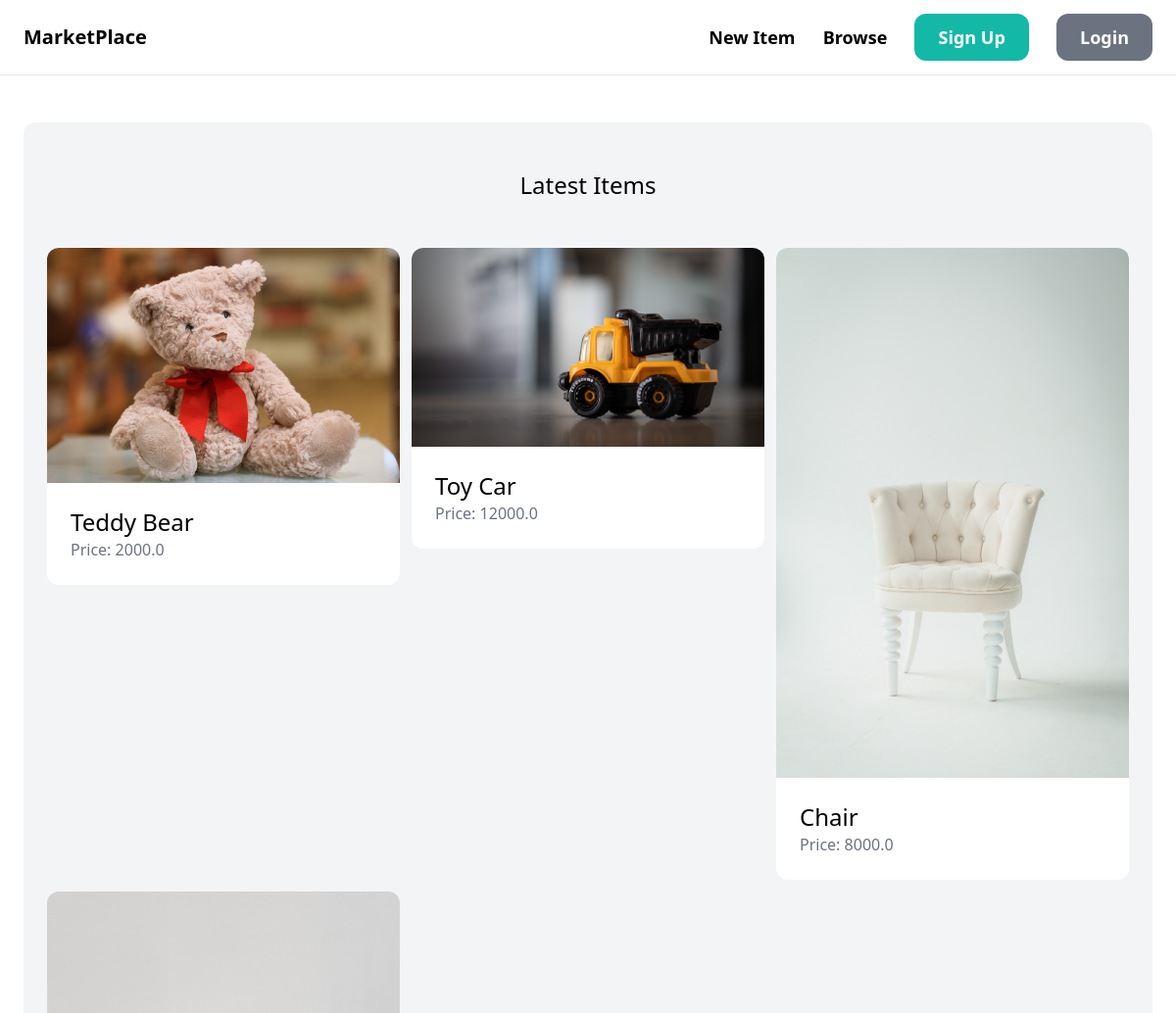
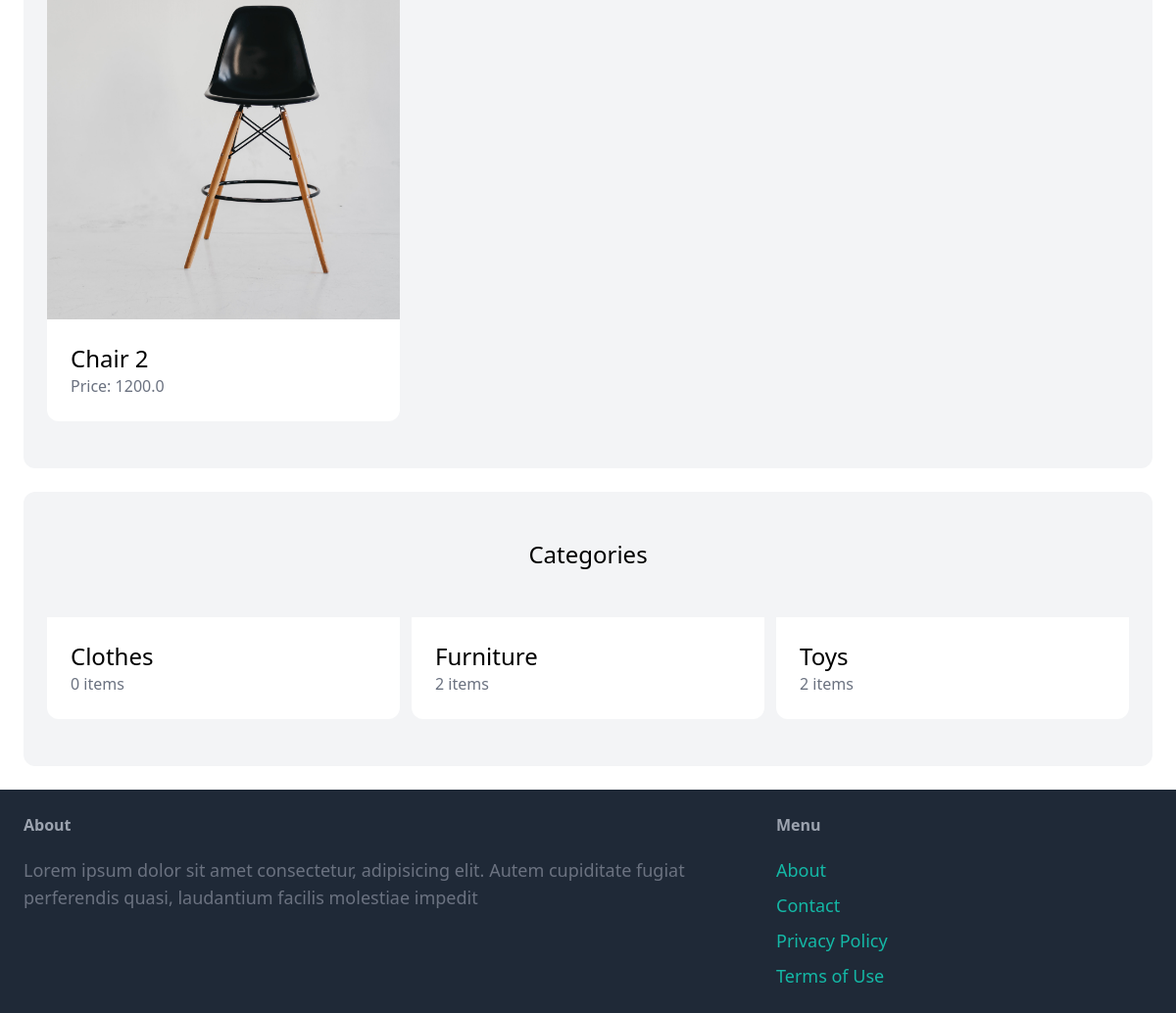
The page / on the database its author committed (2 pictures, top to bottom).
### item/models.py (models this page shows, shortened)
class Item(models.Model):
    category = models.ForeignKey(Category, related_name='items', on_delete=models.CASCADE)
    name = models.CharField(max_length=255)
    description = models.TextField(blank=True, null=True)
    price = models.FloatField()
    image = models.ImageField(upload_to='item_images', blank=True, null=True)
    is_sold = models.BooleanField(default=False)
    created_by = models.ForeignKey(User, related_name='items', on_delete=models.CASCADE)
    created_at = models.DateTimeField(auto_now_add=True)

class Category(models.Model):
    name = models.CharField(max_length=255)
    class Meta:
        ordering = ('name',)
        verbose_name_plural = 'Categories'

### core/views.py (the view)
# urls.py: path('', views.index, name='index'),
def index(request):
    items = Item.objects.filter(is_sold=False)[0:6]
    categories = Category.objects.all()
    return render(request, 'core/index.html',{
        'categories': categories,
        'items': items,
    })

### core/templates/core/index.html (shortened to what this page needs)
{% extends 'core/base.html' %}
{% block content %}
    <div class="mt-6 px-6 py-12 bg-gray-100 rounded-xl">
        <h2 class="mb-12 text-2xl text-center">Latest Items</h2>
        <div class="grid grid-cols-3 gap-3">
            {% for item in items %}
                <div>
                    <a href="{% url "item:detail" item.id %}">
                        <div>
                            <img src="{{ item.image.url }}" alt="" class="rounded-t-xl ">
                        </div>
                        <div class="p-6 bg-white rounded-b-xl">
                            <h2 class="text-2xl">{{ item.name }}</h2>
                            <p class="text-gray-500">Price: {{ item.price }}</p>
                        </div>
                    </a>
                </div>
            {% endfor %}
        </div>
    </div>
    <div class="mt-6 px-6 py-12 bg-gray-100 rounded-xl">
        <h2 class="mb-12 text-2xl text-center">Categories</h2>
        <div class="grid grid-cols-3 gap-3">
            {% for category in categories %}
                <div>
                    <a href="#">
                        <div class="p-6 bg-white rounded-b-xl">
                            <h2 class="text-2xl">{{ category.name }}</h2>
                            <p class="text-gray-500">{{ category.items.count }} items</p>
                        </div>
                    </a>
                </div>
            {% endfor %}
        </div>
    </div>
{% endblock %}

### core/templates/core/base.html (shortened to what this page needs)
<!DOCTYPE html>
<html lang="en">
<head>
    <script src="https://cdn.tailwindcss.com"></script>
</head>
<body>
    <nav class="px-6 py-6 flex justify-between items-center border-b border-gray-200">
        <a href="/" class="text-xl font-semibold">MarketPlace</a>
        <div class="space-x-6">
            <a href="{% url "item:new" %}" class="text-lg font-semibold hover:text-gray-500">New Item</a>
            <a href="{% url "item:items" %}" class="text-lg font-semibold hover:text-gray-500">Browse</a>
            {% if request.user.is_authenticated %}
                <a href="{% url "conversation:inbox" %}" class="px-6 py-3 text-lg text-white bg-teal-500 rounded-xl font-semibold hover:text-teal-700">Inbox</a>
                <a href="{% url "dashboard:index" %}" class="px-6 py-3 text-lg text-white bg-gray-500 rounded-xl font-semibold hover:text-gray-700">Dashboard</a>
            {% else %}
                <a href="{% url "core:signup" %}" class="px-6 py-3 text-lg text-white bg-teal-500 rounded-xl font-semibold hover:text-teal-700">Sign Up</a>
                <a href="{% url "core:login" %}" class="px-6 py-3 text-lg text-white bg-gray-500 rounded-xl font-semibold hover:text-gray-700">Login</a>
            {% endif %}
        </div>
    </nav>
    <div class="px-6 py-6">
        {% block content %}
        {% endblock %}
    </div>
    <footer class="px-6 py-6 flex justify-between bg-gray-800">
        <div class="w-2/3 pr-10">
            <h3 class="mb-5 font-semibold text-gray-400">About</h3>
            <p class="text-lg text-gray-500">Lorem ipsum dolor sit amet consectetur, adipisicing elit. Autem cupiditate fugiat perferendis quasi, laudantium facilis molestiae impedit</p>
        </div>
        <div class="w-1/3">
            <h3 class="mb-5 font-semibold text-gray-400">Menu</h3>
            <ul class="space-y-2">
                <li><a href="#" class="text-lg text-teal-500 hover:text-teal-700">About</a></li>
                <li><a href="{% url 'core:contact' %}" class="text-lg text-teal-500 hover:text-teal-700">Contact</a></li>
                <li><a href="#" class="text-lg text-teal-500 hover:text-teal-700">Privacy Policy</a></li>
                <li><a href="#" class="text-lg text-teal-500 hover:text-teal-700">Terms of Use</a></li>
            </ul>
        </div>
    </footer>
</body>
</html>

### rows shown on the page
Item: image (picture), name "Teddy Bear", price "2000.0"
Item: image (picture), name "Toy Car", price "12000.0"
Item: image (picture), name "Chair", price "8000.0"
Item: image (picture), name "Chair 2", price "1200.0"
Category: name "Clothes", items.count "0"
Category: name "Furniture", items.count "2"
Category: name "Toys", items.count "2"
